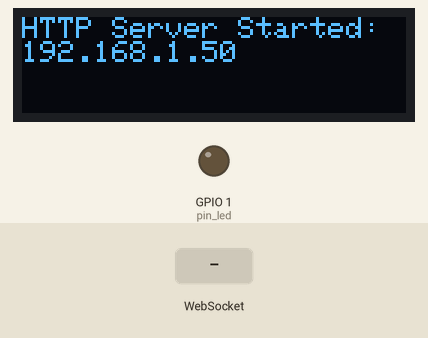
Bench run of a sketch on a simulated ESP8266 (NodeMCU). On the bench: 128×32 one-colour display, output pins drawn as LEDs (lit = HIGH). The inputs (shaded band) are chosen by the test bench. WiFi joins after 1.5 s; servers stay silent unless stated; what the sketch prints to the serial monitor is not drawn.

Above: at 2.7 s.
2.8 s: WebSocket text "myesp8266" received
At 3.8 s:
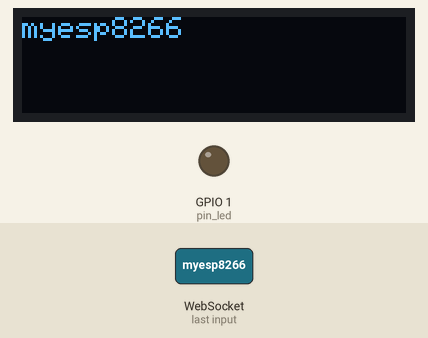
4.3 s: WebSocket text "13" received
At 4.9 s:
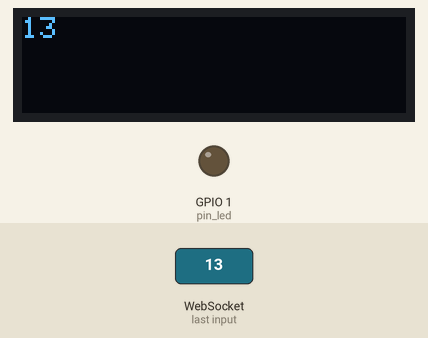
5.8 s: WebSocket text "#" received
At 6.8 s:
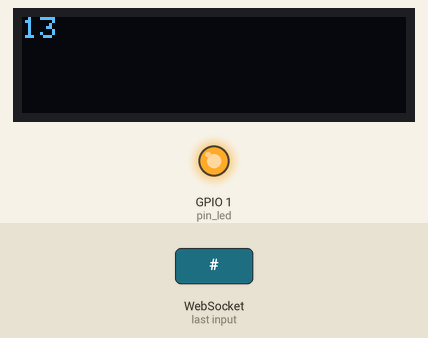
Timing chart, 0 to 8.8 s (numbered marks = the images above; inputs shaded):
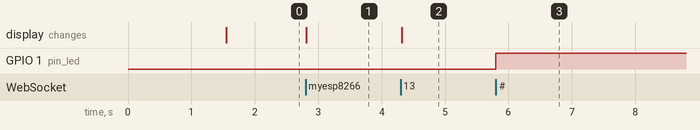

Measured:
- after the input at 2.8 s, the display: changes at once (image 1)
- after the input at 4.3 s, the display: changes at once (image 2)
- after the input at 5.8 s, GPIO 1 (pin_led): LOW → HIGH at once

The sketch:

ESP_01_OTA_WebSocket_OLED.ino
```cpp
#include <Wire.h>
#include <ESP8266WiFi.h>
#include <ESP8266WebServer.h>
#include <WebSocketsServer.h>
#include <ESP8266mDNS.h>
#include <WiFiUdp.h>
#include <ArduinoOTA.h>
#include <Adafruit_GFX.h>
#include <Adafruit_SSD1306.h>

// not available on ESP-01, but needed in the code
#define OLED_RESET 4
#define pin_led 1
Adafruit_SSD1306 display(OLED_RESET);

ESP8266WebServer server;
WebSocketsServer webSocket = WebSocketsServer(81);

#ifndef STASSID
#define STASSID "2.4 Ghz Rokudo"
#define STAPSK  "hitler321"
#endif

const char* ssid = STASSID;
const char* password = STAPSK;

char webpage[] PROGMEM = R"=====(
<html>
<head>
  <script>
    var Socket;
    function init() {
      Socket = new WebSocket('ws://' + window.location.hostname + ':81/');
      Socket.onmessage = function(event){
        document.getElementById("rxConsole").value += event.data;
      }
    }
    function sendText(){
      Socket.send(document.getElementById("txBar").value);
      document.getElementById("txBar").value = "";
    }
    function sendBrightness(){
      Socket.send("#"+document.getElementById("brightness").value);
    }
  </script>
</head>
<body onload="javascript:init()">
  <div>
    <textarea id="rxConsole"></textarea>
  </div>
  <hr/>
  <div>
    <input type="text" id="txBar" onkeydown="if(event.keyCode == 13) sendText();" />
  </div>
  <hr/>
  <div>
    <input type="range" min="0" max="1023" value="512" id="brightness" oninput="sendBrightness()" />
  </div>
</body>
</html>
)=====";

void setup() {
  // set gpio0 and gpio2 as sda, scl
  Wire.begin(0,2);
  Serial.begin(115200);
  // initialize with the I2C addr 0x3C (for the 128x32)(initializing the display)
  display.begin(SSD1306_SWITCHCAPVCC, 0x3C);
  display.clearDisplay();
  display.setTextColor(WHITE);
  display.setCursor(0,0);
  Serial.println("Booting");
  WiFi.mode(WIFI_STA);
  pinMode(pin_led,OUTPUT);
  WiFi.begin(ssid, password);
  while (WiFi.waitForConnectResult() != WL_CONNECTED) {
    Serial.println("Connection Failed! Rebooting...");
    delay(5000);
    ESP.restart();
  }

  // Port defaults to 8266
   //ArduinoOTA.setPort(81);

  // Hostname defaults to esp8266-[ChipID]
  // ArduinoOTA.setHostname("myesp8266");

  // No authentication by default
  // ArduinoOTA.setPassword("admin");

  // Password can be set with it's md5 value as well
  // MD5(admin) = 21232f297a57a5a743894a0e4a801fc3
  // ArduinoOTA.setPasswordHash("21232f297a57a5a743894a0e4a801fc3");

  server.on("/",[](){
    server.send_P(200, "text/html", webpage);
  });
  server.begin();

  // display the server ip address on the screen upon wifi connection
  display.println("HTTP Server Started:\n" + WiFi.localIP().toString());
  display.display();

  webSocket.begin();
  webSocket.onEvent(webSocketEvent);

  ArduinoOTA.onStart([]() {
    String type;
    if (ArduinoOTA.getCommand() == U_FLASH) {
      type = "sketch";
    } else { // U_SPIFFS
      type = "filesystem";
    }

    // NOTE: if updating SPIFFS this would be the place to unmount SPIFFS using SPIFFS.end()
    Serial.println("Start updating " + type);
  });
  ArduinoOTA.onEnd([]() {
    Serial.println("\nEnd");
  });
  ArduinoOTA.onProgress([](unsigned int progress, unsigned int total) {
    Serial.printf("Progress: %u%%\r", (progress / (total / 100)));
  });
  ArduinoOTA.onError([](ota_error_t error) {
    Serial.printf("Error[%u]: ", error);
    if (error == OTA_AUTH_ERROR) {
      Serial.println("Auth Failed");
    } else if (error == OTA_BEGIN_ERROR) {
      Serial.println("Begin Failed");
    } else if (error == OTA_CONNECT_ERROR) {
      Serial.println("Connect Failed");
    } else if (error == OTA_RECEIVE_ERROR) {
      Serial.println("Receive Failed");
    } else if (error == OTA_END_ERROR) {
      Serial.println("End Failed");
    }
  });
  ArduinoOTA.begin();
  Serial.println("Ready");
  Serial.print("IP address: ");
  Serial.println(WiFi.localIP());
}

void loop() {
  ArduinoOTA.handle();
  display.setTextColor(WHITE);
  display.setCursor(0, 0);
  webSocket.loop();
  server.handleClient();
  // If you enter anything in the serial monitor it will display it in the WebPage TextArea
  if(Serial.available() > 0){
    char c[] = {(char)Serial.read()};
    webSocket.broadcastTXT(c, sizeof(c));
  }
}


// Upon pressing enter, websocketevent is triggered and deals with the payload accordingly
void webSocketEvent(uint8_t num, WStype_t type, uint8_t * payload, size_t length){
  String message="";
  if(type == WStype_TEXT){
    if(payload[0] == '#'){
      uint16_t brightness = (uint16_t) strtol((const char *) &payload[1], NULL, 10);
      brightness = 1024 - brightness;
      analogWrite(pin_led, brightness);
      Serial.print("brightness= ");
      Serial.println(brightness);
    }

    else{
      display.clearDisplay();
      message=="";
      for(int i = 0; i < length; i++)
      {
        message+=(char) payload[i]; // Appends the Payload Chars to the message String
        Serial.print((char) payload[i]);

      }
      Serial.println();
      display.println(message);
      display.display();
    }
  }

}
```
